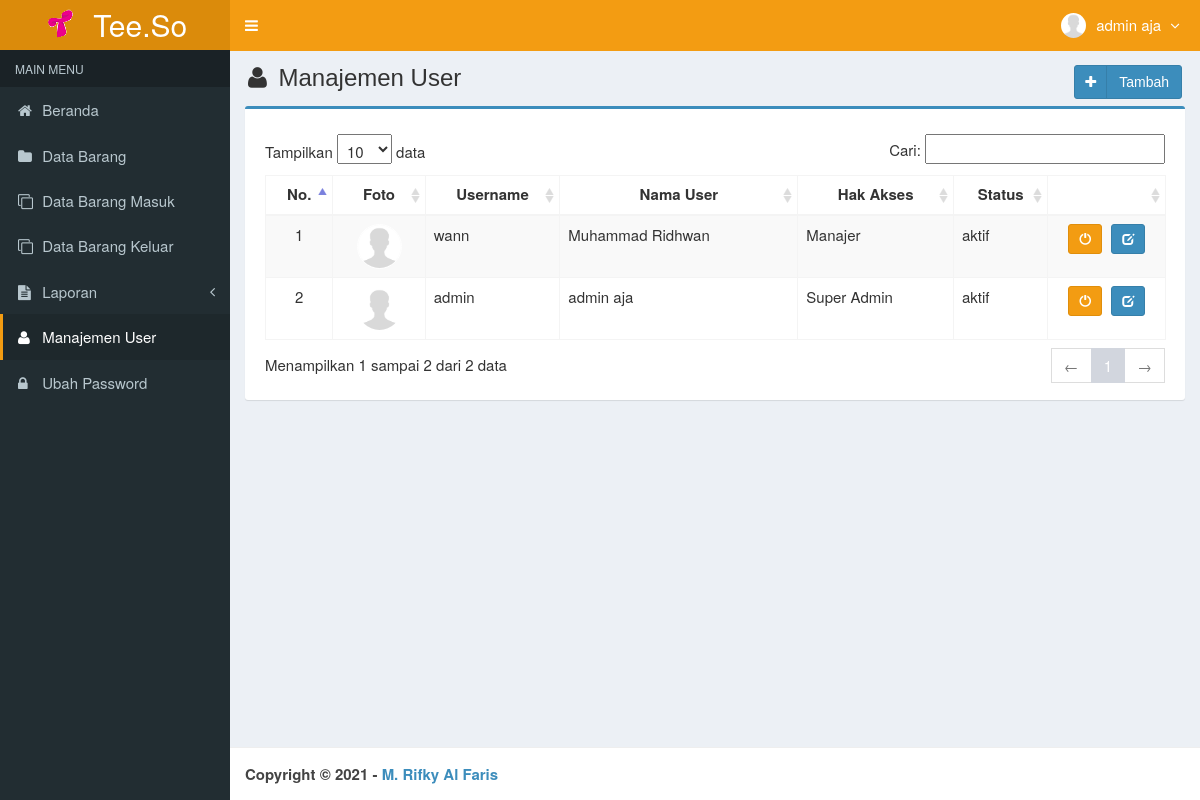
The app's page /main.php?module=user (signed in) with its own data.
### tables this page shows
CREATE TABLE `users` (
  `id_user` int(3) NOT NULL,
  `username` varchar(50) NOT NULL,
  `nama_user` varchar(50) NOT NULL,
  `password` varchar(50) NOT NULL,
  `email` varchar(50) DEFAULT NULL,
  `telepon` varchar(15) DEFAULT NULL,
  `foto` varchar(100) DEFAULT NULL,
  `hak_akses` enum('Super Admin','Manajer','Gudang') NOT NULL,
  `status` enum('aktif','blokir') NOT NULL DEFAULT 'aktif',
  `created_at` timestamp NOT NULL DEFAULT current_timestamp(),
  `updated_at` timestamp NOT NULL DEFAULT current_timestamp() ON UPDATE current_timestamp()
);

### modules/user/view.php (the view, shortened to what this page needs)
<section class="content-header">
  <h1>
    <i class="fa fa-user icon-title"></i> Manajemen User
    <a class="btn btn-primary btn-social pull-right" href="?module=form_user&form=add" title="Tambah Data" data-toggle="tooltip">
      <i class="fa fa-plus"></i> Tambah
    </a>
  </h1>
</section>
<section class="content">
  <div class="row">
    <div class="col-md-12">
      <div class="box box-primary">
        <div class="box-body">
          <table id="dataTables1" class="table table-bordered table-striped table-hover">
            <thead>
              <tr>
                <th class="center">No.</th>
                <th class="center">Foto</th>
                <th class="center">Username</th>
                <th class="center">Nama User</th>
                <th class="center">Hak Akses</th>
                <th class="center">Status</th>
                <th class="center"></th>
              </tr>
            </thead>
            <tbody>
            <?php
            $no = 1;
            $query = mysqli_query($mysqli, "SELECT * FROM users ORDER BY id_user DESC")
                                            or die('Ada kesalahan pada query tampil data user: '.mysqli_error($mysqli));
            while ($data = mysqli_fetch_assoc($query)) {
              echo "<tr>
                      <td width='50' class='center'>$no</td>";
                      if ($data['foto']=="") { ?>
                        <td class='center'><img class='img-user' src='images/user/user-default.png' width='45'></td>
                      <?php
                      } else { ?>
                        <td class='center'><img class='img-user' src='images/user/<?php echo $data['foto']; ?>' width='45'></td>
                      <?php
                      }
              echo "  <td>$data[username]</td>
                      <td>$data[nama_user]</td>
                      <td>$data[hak_akses]</td>
                      <td>$data[status]</td>
                      <td class='center' width='100'>
                          <div>";
                          if ($data['status']=='aktif') { ?>
                            <a data-toggle="tooltip" data-placement="top" title="Blokir" style="margin-right:5px" class="btn btn-warning btn-sm" href="modules/user/proses.php?act=off&id=<?php echo $data['id_user'];?>">
                                <i style="color:#fff" class="glyphicon glyphicon-off"></i>
                            </a>
            <?php
                          }
                          else { ?>
                            <a data-toggle="tooltip" data-placement="top" title="Aktifkan" style="margin-right:5px" class="btn btn-success btn-sm" href="modules/user/proses.php?act=on&id=<?php echo $data['id_user'];?>">
                                <i style="color:#fff" class="glyphicon glyphicon-ok"></i>
                            </a>
            <?php
                          }
              echo "      <a data-toggle='tooltip' data-placement='top' title='Ubah' class='btn btn-primary btn-sm' href='?module=form_user&form=edit&id=$data[id_user]'>
                                <i style='color:#fff' class='glyphicon glyphicon-edit'></i>
                            </a>
                          </div>
                      </td>
                    </tr>";
              $no++;
            }
            ?>
            </tbody>
          </table>
        </div>
      </div>
    </div>
  </div>
</section><!-- /.content

### top-menu.php (shortened to what this page needs)
<?php
require_once "config/database.php";
$query = mysqli_query($mysqli, "SELECT id_user, nama_user, foto, hak_akses FROM users WHERE id_user='$_SESSION[id_user]'")
                                or die('Ada kesalahan pada query tampil Manajemen User: '.mysqli_error($mysqli));
$data = mysqli_fetch_assoc($query);
?>
<li class="dropdown user user-menu">
  <a href="#" class="dropdown-toggle" data-toggle="dropdown">
  <?php
  if ($data['foto']=="") { ?>
    <img src="images/user/user-default.png" class="user-image" alt="User Image"/>
  <?php
  }
  else { ?>
    <img src="images/user/<?php echo $data['foto']; ?>" class="user-image" alt="User Image"/>
  <?php
  }
  ?>
    <span class="hidden-xs"><?php echo $data['nama_user']; ?> <i style="margin-left:5px" class="fa fa-angle-down"></i></span>
  </a>
</li>

### assets/css/style.css (style rules this page uses)
.btn-social *:first-child { border-right: 1px solid rgba(0, 0, 0, 0.1); bottom: 0; font-size: 1em !important; left: 0; line-height: 32px !important; position: absolute; text-align: center; top: 0; width: 32px !important; }
.content-header { padding: 15px 18px 0; position: relative; }
.center { text-align:center; }
.img-user { border: 1px solid #fff; border-radius: 100%; }
.icon-title { margin-right: 5px; }
body { background-color: #fff; color: #333; font-size: 15px; line-height: 1.42857; }

### records on screen
users: nama_user "admin aja", username "admin", hak_akses "Super Admin", status "aktif"
users: username "wann", nama_user "Muhammad Ridhwan", hak_akses "Manajer", status "aktif"
